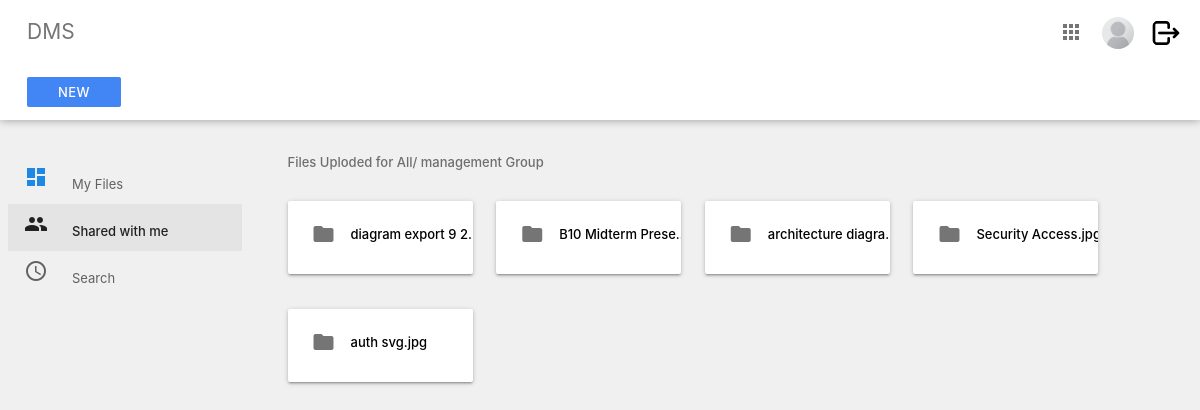
Screenshot of /index/shared/ (signed in) with the database file from the repository.
### Users/models.py (models this page shows, shortened)
class UserInfo(models.Model):
    groupchoices = models.TextChoices('groupchoices', 'management accounting sales tech restricted')
    user = models.OneToOneField(User,
                                on_delete=models.CASCADE,
                                null=True,
                                blank=True)
    name = models.CharField(max_length=200, null=True)
    email = models.EmailField(max_length=200,null=True)
    image = models.ImageField(null=True, upload_to='profile_pics/', blank=True)
    active = models.BooleanField(default=True)
    priv_level = models.IntegerField(default=3)
    group = models.CharField(max_length=100,
                             default='restricted',
                             choices=groupchoices.choices)
    remarks = models.CharField(max_length=200, null=True, blank=True)
    @property
    def imageURL(self):
        try:
            url = self.image.url
        except:
            url = '/media/placeholder.png'
        return url

### System/models.py (models this page shows, shortened)
class Files(models.Model):
    groupchoices = models.TextChoices('groupchoices', 'management all accounting sales tech')
    name = models.CharField(max_length=100)
    org_name = models.CharField(max_length=100, blank=True, null=True)
    extension = models.CharField(max_length=10, blank=True, null=True)
    file = models.FileField(upload_to='files/')
    group = models.CharField(max_length=100,
                             default='all',
                             choices=groupchoices.choices)
    uploaded_by = models.ForeignKey(User, on_delete=models.SET_NULL, null=True, blank=True)
    version = models.IntegerField(default='1')
    active = models.BooleanField(default=True)
    created_at = models.DateTimeField(auto_now_add=True)
    new_version = models.BooleanField(default=False)
    file_content = models.TextField(blank=True, null=True)
    locked = models.BooleanField(default=False)
    def __str__(self):
        return self.name
    @property
    def fileURL(self):
        try:
            url = self.file.url
        except:
            url = None
        return url

class Version_control(models.Model):
    groupchoices = models.TextChoices('groupchoices', 'management all accounting sales tech')
    name = models.CharField(max_length=100)
    file = models.FileField(upload_to='files/version/')
    org_name = models.CharField(max_length=100, blank=True, null=True)
    extension = models.CharField(max_length=10, blank=True, null=True)
    version = models.IntegerField(default='2')
    prev_version = models.ForeignKey(Files, on_delete=models.SET_NULL, null=True, blank=True)
    pre_ver_control = models.ForeignKey('self', on_delete=models.SET_NULL, null=True, blank=True)
    group = models.CharField(max_length=100,
                             default='all',
                             choices=groupchoices.choices)
    uploaded_by = models.ForeignKey(User, on_delete=models.SET_NULL, null=True, blank=True)
    created_at = models.DateTimeField(auto_now_add=True)
    new_version = models.BooleanField(default=False)
    file_content = models.TextField(blank=True, null=True)
    locked = models.BooleanField(default=False)
    def __str__(self):
        return self.name
    @property
    def fileURL(self):
        try:
            url = self.file.url
        except:
            url = None
        return url

### System/views.py (the view)
# urls.py: path("shared/", views.for_me, name="shared"),
@login_required(login_url='login')
def for_me(request):
    if not check_user_status(request):
        messages.error(request, 'Your account is not active. Please contact admin to activate your account.')
        return redirect('logout')
    profile = UserInfo.objects.get(user=request.user)
    files = Files.objects.filter((Q(group=profile.group) | Q(group="all")) & Q(new_version=False))
    new_ver = Version_control.objects.filter((Q(group=profile.group) | Q(group="all")) & Q(new_version=False))
    print(files,new_ver)
    if files.count() == 0:
        context = {'data1': new_ver, 'shared':'shared','user':profile}
    if new_ver.count() == 0:
        context = {'data': files, 'shared':'shared','user':profile}
    if new_ver.count() > 0 and files.count() > 0:
        context = {'data': files, 'data1': new_ver, 'shared':'shared', 'user':profile}
    return render(request, 'dms/with_me.html', context)

### System/utils.py (called while the page is built)
def check_user_status(request):
    user = UserInfo.objects.get(user=request.user)
    if user.active == True:
        return True
    else:
        return False

### template/dms/with_me.html (shortened to what this page needs)
{% extends  'dms/section/main.html'%}
{% load static %}
{% block content %}
    <div class="main">
      <div class="container-fluid">
        <p class="subheader">Files Uploded for All/ {{user.group}} Group</p>
        {% if data %}
        {% for d in data %}
        <div class="card-panel folder">
          <a href="{% url 'view' pk=d.id type='file' %}">
            <i class=" material-icons left">folder</i>
          </a>
          <div class="tooltip"><a href="{{d.fileURL}}" style="text-decoration: none;color: black; overflow: hidden;" onMouseOver="this.style.color='blue'"
            onMouseOut="this.style.color='black'"><div class="short">{{d.org_name}}.{{d.extension}}</div>
           </a> <span class="tooltiptext">Version : {{d.version}}</span>
          </div>
        </div>
        {%endfor%}
        {%endif%}
        {% if data1 %}
        {% for d in data1 %}
        <div class="card-panel folder">
          <a href="{% url 'view' pk=d.id type='version' %}">
            <i class=" material-icons left">folder</i>
          </a>
          <div class="tooltip"><a href="{{d.fileURL}}" style="text-decoration: none;color: black; overflow: hidden;" onMouseOver="this.style.color='blue'"
            onMouseOut="this.style.color='black'"><div class="short">{{d.org_name}}.{{d.extension}}</div>
           </a> <span class="tooltiptext">Version : {{d.version}}</span>
          </div>
        </div>
        {%endfor%}
        {%endif%}
    {% endblock %}

### template/dms/section/nav.html (shortened to what this page needs)
{%load static%}
<div class="navbar-fixed">
    <nav class="nav-extended white">
      <div class="nav-wrapper white">
        <ul>
          <li>
            <a href="{% url 'index' %}" class="title grey-text text-darken-1"
              >DMS</a
            >
          </li>
        </ul>
        <ul class="right">
          {%if request.user.is_staff%}
          <li>
            <a href="{% url 'admin:index' %}"
              ><i class="material-icons grey-text text-darken-1">apps</i></a
            >
          </li>
          {%endif%}
          <li>
            <a href="{% url 'edit'%}"
              ><img src="{{ user.imageURL }}" alt="profile pic" class="circle" style="height: 32px;
              width: 32px;"
            /></a>
          </li>
          <li>
            <a href="{% url 'logout'%}"
              ><img src="{% static 'media/logout.png'%}" alt="profile pic" class="circle" style="height: 32px;
              width: 32px;"
            /></a>
          </li>
        </ul>
      </div>
      <div class="nav-wrapper nav-2">
        <ul>
          {% if user.group != "restricted" %}
          <li>
            <a
              href="{% url 'upload' %}"
              class="waves-effect waves-light btn btn-flat white-text"
              >New</a
            >
          </li>
          {% endif %}
        </ul>
      </div>
    </nav>
  </div>
  <ul class="side-nav fixed floating transparent z-depth-0">
    <li {% if index %}class="active" {%endif%}>
      <a href="{% url 'index' %}"
        ><i class="material-icons blue-text text-darken-1">dashboard</i>My
        Files{{active}}</a
      >
    </li>
    {% if user.group == "restricted" %}
    <li>
      <a><i class="material-icons">people</i>Shared with me</a>
    </li>
    <li>
      <a><i class="material-icons">access_time</i>Search</a>
    </li>
    {%else%}
    <li {% if shared %}class="active" {%endif%}>
      <a href="{% url 'shared' %}"><i class="material-icons">people</i>Shared with me</a>
    </li>
    <li {% if search %}class="active" {%endif%}>
      <a href="{%url 'search'%}"><i class="material-icons">access_time</i>Search</a>
    </li>
    {%endif%}
  </ul>

### static/css/main.css (style rules this page uses)
body { background-color: #f0f0f0; font-size: 13px; }
.container-fluid { padding: 1rem 2.5rem; margin: auto; }
.main { position: absolute; width: calc(100% - 250px); top: 125px; margin-left: 250px; }
.subheader { color: rgba(0, 0, 0, 0.54); font-weight: 500; }
nav { box-shadow: 0 1px 8px rgba(0, 0, 0, 0.3); }
nav ul li { text-align: center; }
nav ul.right { padding-right: 12px; }
nav ul.right li { max-width: 48px; }
nav ul a { padding-right: 0 12px; }
nav ul a img { height: 32px; width: 32px; vertical-align: middle; margin-left: -5px; }
.nav-wrapper { padding-left: 12px; }
.nav-wrapper .title { font-size: 1.4rem; }
.nav-wrapper .btn-flat { background-color: #4285f4 !important; font-size: 13px; font-weight: 500; height: 30px; line-height: 30px; width: 94px; }
.nav-2, .nav-2 i { height: 56px !important; line-height: 56px !important; min-height: 56px !important; }
.side-nav.floating { width: 250px; padding: 85px 8px 0 !important; height: calc(100% - 130px); left: initial; right: initial; top: 125px; transform: initial; z-index: auto; margin: 0.5rem 0 1rem 0; border-radius: 2px; background: transparent; box-shadow: none; }
.side-nav .active { background-color: rgba(0, 0, 0, 0.05); }
.side-nav .active a { color: #212121; font-weight: 500; }
.side-nav li a, .side-nav li a i.material-icons { height: 40px; line-height: 40px; }
.side-nav li a i.material-icons { margin-right: 24px; }
.side-nav li a { padding: 0 16px; font-weight: normal; font-size: 13px; color: #616161; }
.folder { width: 185px; display: inline-block; margin: 15px 20px 15px 0; font-weight: 500; overflow: hidden; text-overflow: ellipsis; white-space: nowrap; }
.folder i { color: rgba(0, 0, 0, 0.54); margin-top: -3px; }

### template/dms/with_me.html (style rules this page uses)
.tooltip { position: relative; display: inline-block; }
.short { overflow: hidden; white-space: nowrap; text-overflow: ellipsis; width: 130px; }

### rows the page displays
UserInfo: imageURL (placeholder picture), group "management"
Files: org_name "diagram export 9 2…"
Version_control: org_name "B10 Midterm Prese…"
Version_control: org_name "architecture diagra…"
Version_control: org_name "Security Acc…"
Version_control: org_name "auth svg", extension "jpg"
